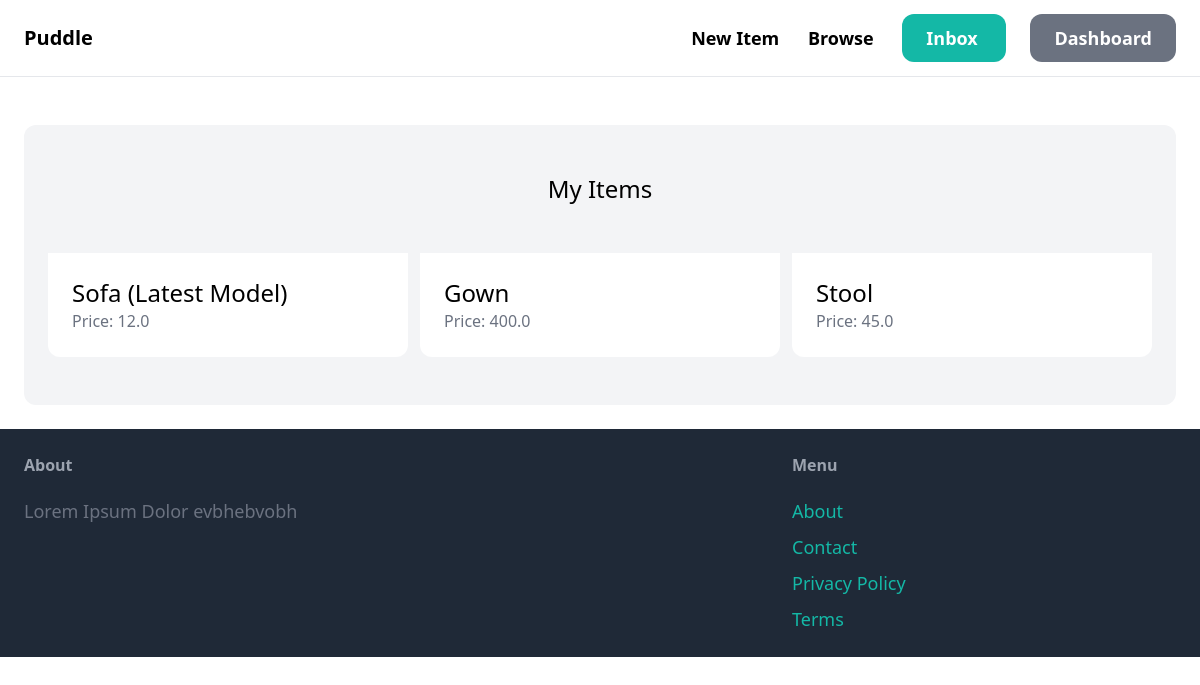
Page /dashboard/ (signed in) on the earlier database version.
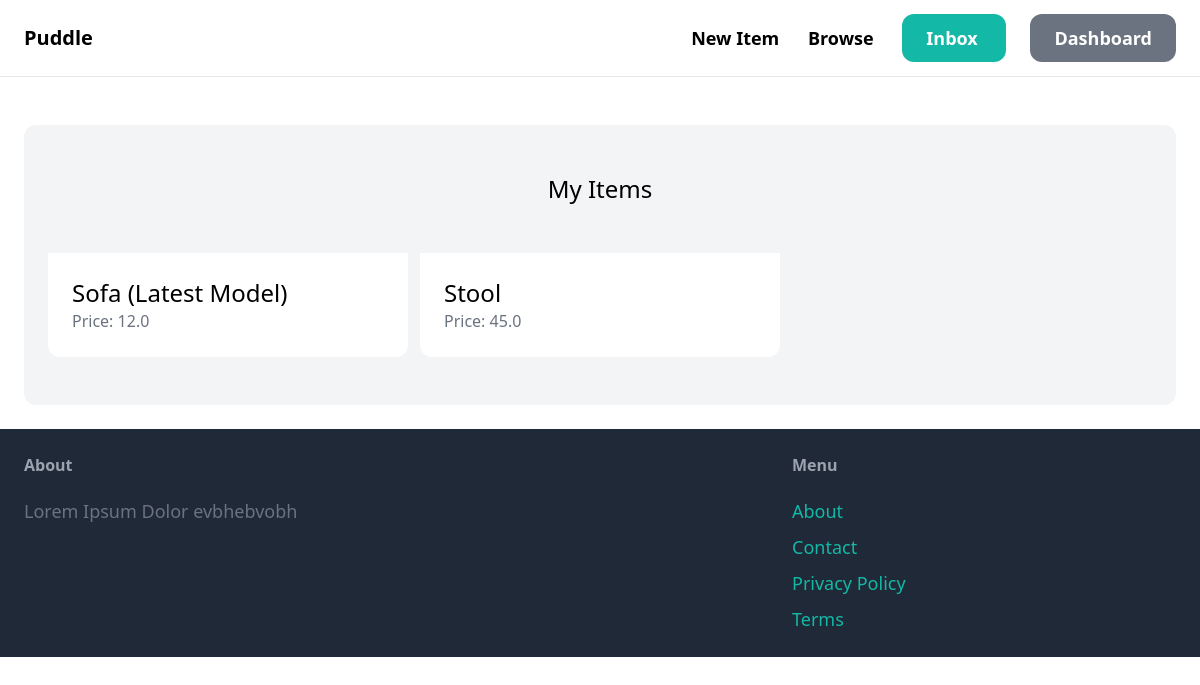
Same page on the later database version.
### item/models.py (models this page shows, shortened)
class Item(models.Model):
	category = models.ForeignKey(Category, related_name='items', on_delete=models.CASCADE)
	name = models.CharField(max_length=255)
	description = models.TextField(blank=True, null=True)
	price = models.FloatField()
	image = models.ImageField(upload_to='item_images', blank=True, null=True)
	is_sold = models.BooleanField(default=False)
	created_by = models.ForeignKey(User, related_name='items', on_delete=models.CASCADE)
	created_at = models.DateTimeField(auto_now_add=True)

### dashboard/views.py (the view)
# urls.py: path('', views.index, name='index'),
@login_required
def index(request):
	items = Item.objects.filter(created_by=request.user)
	context = {
		'items': items,
	}
	return render(request, 'dashboard/dashboard.html', context)

### dashboard/templates/dashboard/dashboard.html (shortened to what this page needs)
{% extends 'core/base.html' %}
{% block content %}
        <div class="mt-6 px-6 py-12 bg-gray-100 rounded-xl">
                <h2 class="mb-12 text-2xl text-center">
                        My Items
                </h2>
                <div class="grid grid-cols-3 gap-3">
                        {% for item in items %}
                                <div>
                                        <a href="{% url 'detail' item.id %}">
                                                <div class="p-6 bg-white rounded-b-xl">
                                                        <h2 class="text-2xl">{{ item.name }}</h2>
                                                        <p class="text-gray-500">Price: {{ item.price }}</p>
                                                </div>
                                        </a>
                                </div>
                        {% endfor %}
                </div>
        </div>
{% endblock content %}

Differences in the rows shown:
no longer on this page (row edited): Item: name "Gown", price "400.0"
